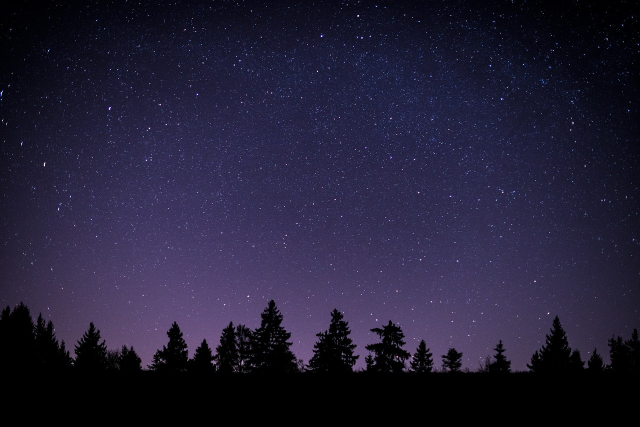
#> input picture 5 - Modulo 6/Modulos Python/aula118_original.jpg, 1280 x 853 px (shown at 1/2 size)
$ python aula118.py
#> lines starting #> are read from the running program, lines starting #| are printed output that depends on the picture
# Importa o módulo os (usado para manipular o sistema operacional)
from os import path

# Importa o módulo PIL (usado para manipular imagens)
from PIL import Image

# Captura o caminho absoluto do arquivo
caminho = path.abspath('.')

print('Caminho absoluto:', caminho)

# Define o caminho da imagem
caminho_imagem = path.join(caminho, 'aula118_original.jpg')

# Define o novo caminho da imagem (após redimensionamento)
novo_caminho_imagem = path.join(caminho, 'aula118_novo.jpg')

try:
  print('Abrindo a imagem...')

  # Abre a imagem no caminho especificado
  imagem = Image.open(caminho_imagem)
#> imagem is the input picture: PIL image 1280x853 RGB; mean R, G, B 34.8, 31, 54.5

  print('\nImagem aberta com sucesso!')

  # Exibe informações da imagem
  print('\nFormato da imagem:', imagem.format)
#| Formato da imagem: JPEG
  print('Modo da imagem:', imagem.mode)
#| Modo da imagem: RGB
  print('Tamanho original da imagem:', imagem.size)
#| Tamanho original da imagem: (1280, 853)

  print('\nRedimensionando a imagem (W: 640px)! Aguarde...')

  # Captura a largura e altura original da imagem
  largura_original, altura_original = imagem.size
#> largura_original = 1280; altura_original = 853

  # Define as novas dimensões da imagem
  largura = 640
  altura = round((altura_original * largura) / largura_original)
#> altura = 426

  # Redimensiona a imagem
  nova_imagem = imagem.resize(size=(largura, altura))
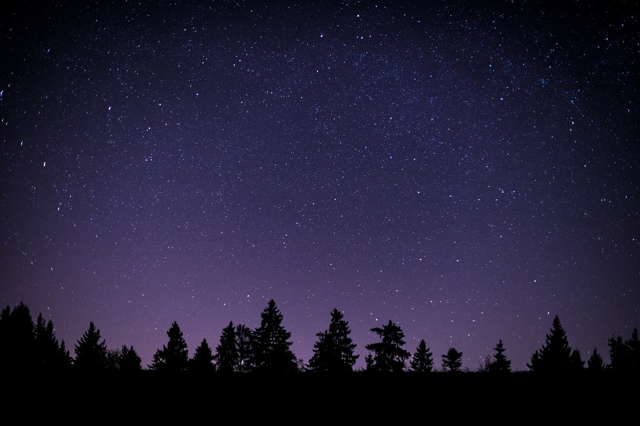
#> nova_imagem: PIL image 640x426 RGB; mean R, G, B 34.8, 31, 54.5

  print('\nImagem redimensionada com sucesso!')
  print('Novo tamanho da imagem:', nova_imagem.size)
#| Novo tamanho da imagem: (640, 426)

  print('\nSalvando a imagem redimensionada! Aguarde...')

  # Salva a imagem redimensionada no novo caminho
  nova_imagem.save(
    novo_caminho_imagem,
    optimize=True,
    quality=70,
  )

  print('\nImagem redimensionada salva com sucesso!')
  print('Tamanho original do arquivo:', round(path.getsize(caminho_imagem) / 1024, 2), 'KB')
  print('Novo tamanho do arquivo:', round(path.getsize(novo_caminho_imagem) / 1024, 2), 'KB')

except Exception as e: # Trata caso ocorra algum erro
  print('\nErro ao redimensionar a imagem:', e)
